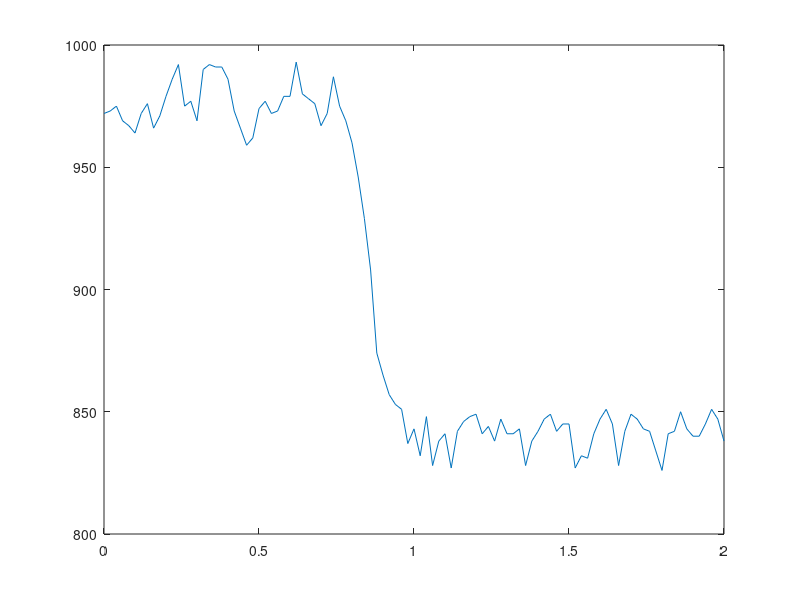

MATLAB code for this plot:
data = load('test.txt');
k=length(data(:,1));
HOVER_SPEED=1065.95;
HOVER_PWM=1619;
m_TDF=2.4395;
K_pwm=m_TDF*9.788/(2*(HOVER_PWM-1090)*(HOVER_PWM-1090));
t=0:0.02:2;
% plot(t,data(19/0.02:21/0.02,1));hold on;
% plot(t,((data(19/0.02:21/0.02,2)-1090).^2)*2*K_pwm-17.3);hold on;
% plot(t,((data(19/0.02:21/0.02,3)-1090).^2)*2*K_pwm-17.3);hold on;
plot(t,data(19/0.02:21/0.02,4));hold on;